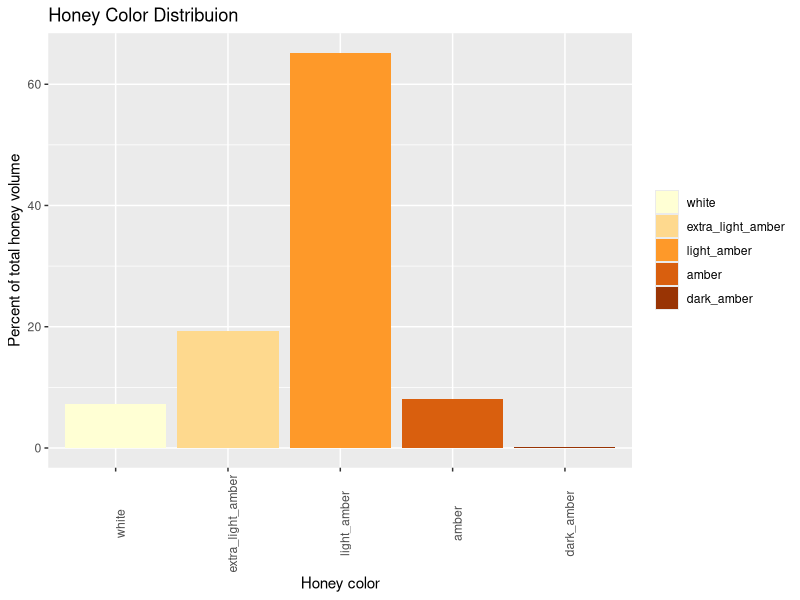
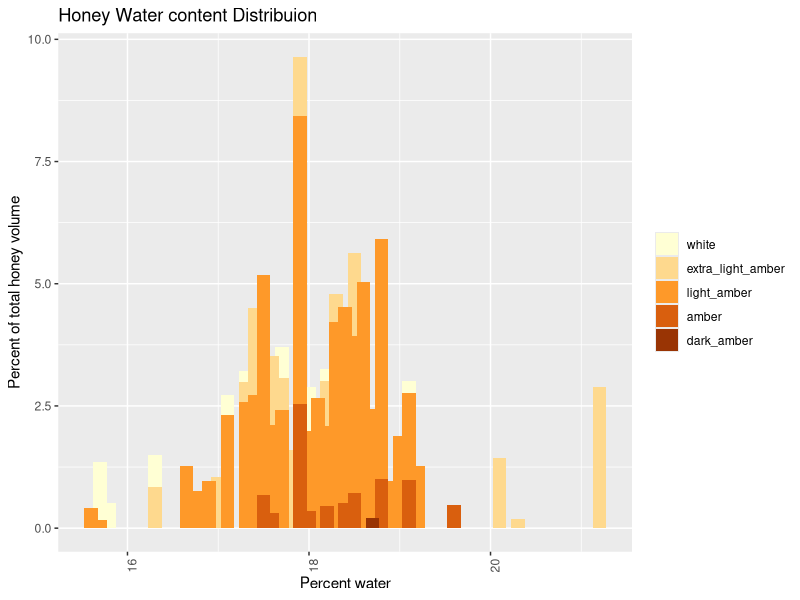
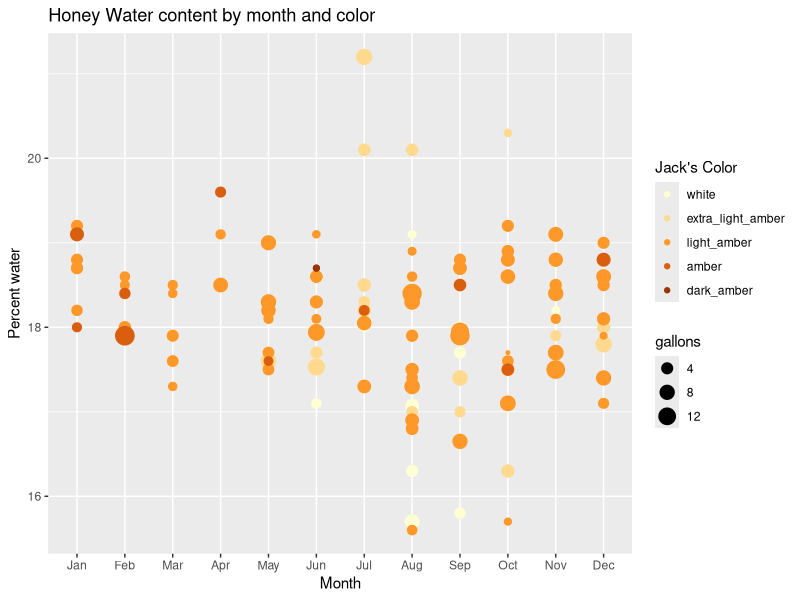
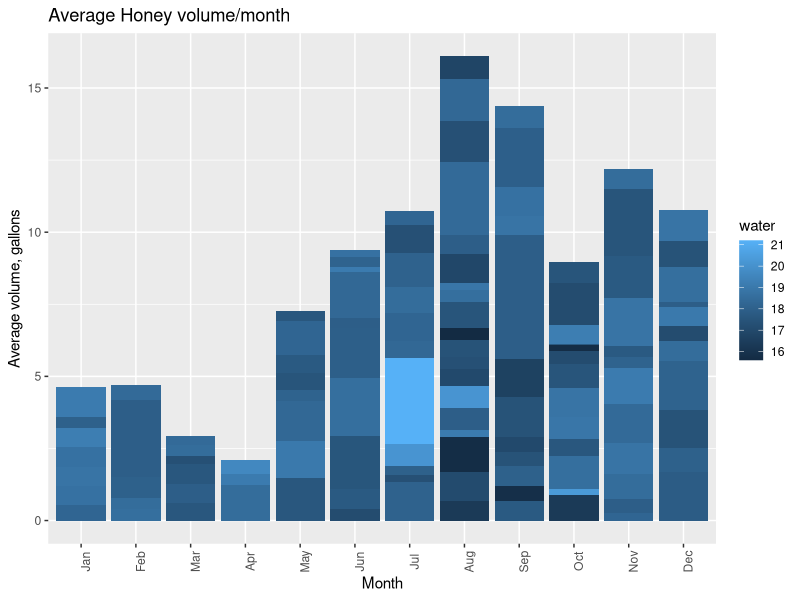

Source code (R) for these figures, in order:


library(dplyr)
library(ggplot2)
library(R.utils)
library(lubridate)
library(lattice)
library(RColorBrewer)

data <-read.csv("HoneyData.csv", sep =",")
#clean up messy file
print(names(data))
colnames(data) <- c("date","gallons","water","color","X", "X.1","X.2","X.3","X.4","X.5")
data <- data %>% select(c("date","gallons","water","color"))
colnames(data)<-c("date","gallons","water","hcolor")
str(data)

data$date <- parse_date_time(data$date,"mdy")


#349FE4
hcolorsPal <- brewer.pal(5,"YlOrBr")
honeyColors <-colorRampPalette(hcolorsPal)
jackNames = c("white","extra_light_amber",
              "light_amber","amber","dark_amber")
jackNamesRev = c("dark_amber","amber",
                 "light_amber","extra_light_amber","white")
colorNames <- function(mm){
      jack <- NA
      if (is.na(mm)) {jack <- NA
      } else if(mm >= 0 & mm < 34) {jack <- "white"
      } else if(mm >= 34 & mm <50) {jack <- "extra_light_amber"
      } else if(mm >= 50 & mm <85) {jack <- "light_amber"
      } else if(mm >= 85 & mm <114) {jack <- "amber"
      } else if(mm >= 114) {jack <- "dark_amber"
      } else {jack <- NA}
      return(jack)}

#extra light amber (34+ to  50 mm)  
#light amber (50+ to 85 mm)  
#amber (85+ to 114 mm)
#dark amber (114+ mm
#"YlOrBr" or "Oranges"

totgal2 <- na.omit(data) %>% select(gallons) %>% sum
totgalmeas <- data %>% select(gallons) %>% sum
data2 <- na.omit(data) %>%
      mutate(FractOfTot = gallons/totgal2) %>%
   mutate(month = month(date,label=TRUE,abbr=TRUE))%>%
   mutate(year = year(date))

data2$jack <-unlist(lapply(data2$hcolor, colorNames))
data2 <- data.frame(data2)
print(str(data2))

colordist <- data2 %>% 
      group_by(jack) %>%
      summarize(eaColor = sum(gallons))

waterdist<- data2 %>% 
   group_by(water) %>%
   summarize(sumWater = sum(gallons))

totAveWater <- sapply((waterdist$water %*% waterdist$sumWater)/totgal2,sum)

data3 <- data2 %>%arrange(hcolor) %>%  #need Jack colors to be a factor
   mutate(fjack = factor(jack,levels = jackNames))


p1 <- ggplot(data3, aes(x=fjack,y = FractOfTot *100)) +
   geom_col(aes(fill = fjack))+
   theme(axis.text.x =element_text(angle = 90))+
   xlab("Honey color")+
   ylab("Percent of total honey volume")+
   labs(title = "Honey Color Distribuion")+
   scale_fill_manual(NULL, values=hcolorsPal)
png(filename = "Honey_Color_Distribution.png")
print(p1)
dev.off()

p2 <- ggplot(data3, aes(x=water,y = FractOfTot *100)) +
   geom_col(aes(fill = fjack,width = 0.15))+
   theme(axis.text.x =element_text(angle = 90))+
   xlab("Percent water")+
   ylab("Percent of total honey volume")+
   labs(title = "Honey Water content Distribuion")+
   scale_fill_manual(NULL, values=hcolorsPal)
png(filename = "Honey_Water_Distribution.png")
print(p2)
dev.off()

#You need to include stat=identity, which is basically telling ggplot2 you will
#provide the y-values for the barplot, rather than counting the aggregate number
#of rows for each x value, which is the default stat=count.stat="identity",position = "stack".
#Alternatively, use geom_col


p3 <-ggplot(data3, aes(x= month,water))+ 
   geom_point(aes(color = fjack, size = gallons))+
   scale_color_manual(values=hcolorsPal)+
   xlab("Month")+
   ylab("Percent water")+
   labs(title = "Honey Water content by month and color",
        color = "Jack's Color")

png(filename = "PercentWaterByMonthBubble.png")
print(p3)
dev.off()

data4 <- data3 %>%
   group_by(month) %>%
   summarize(avGalMon = mean(gallons))

p4 <-ggplot(data3, aes(x=month,y = gallons/6)) +
   geom_col(aes(fill = water))+
   theme(axis.text.x =element_text(angle = 90))+
   xlab("Month")+
   ylab("Average volume, gallons")+
   labs(title = "Average Honey volume/month")

png(filename = "AverageVolmonth.png")
print(p4)
dev.off()
